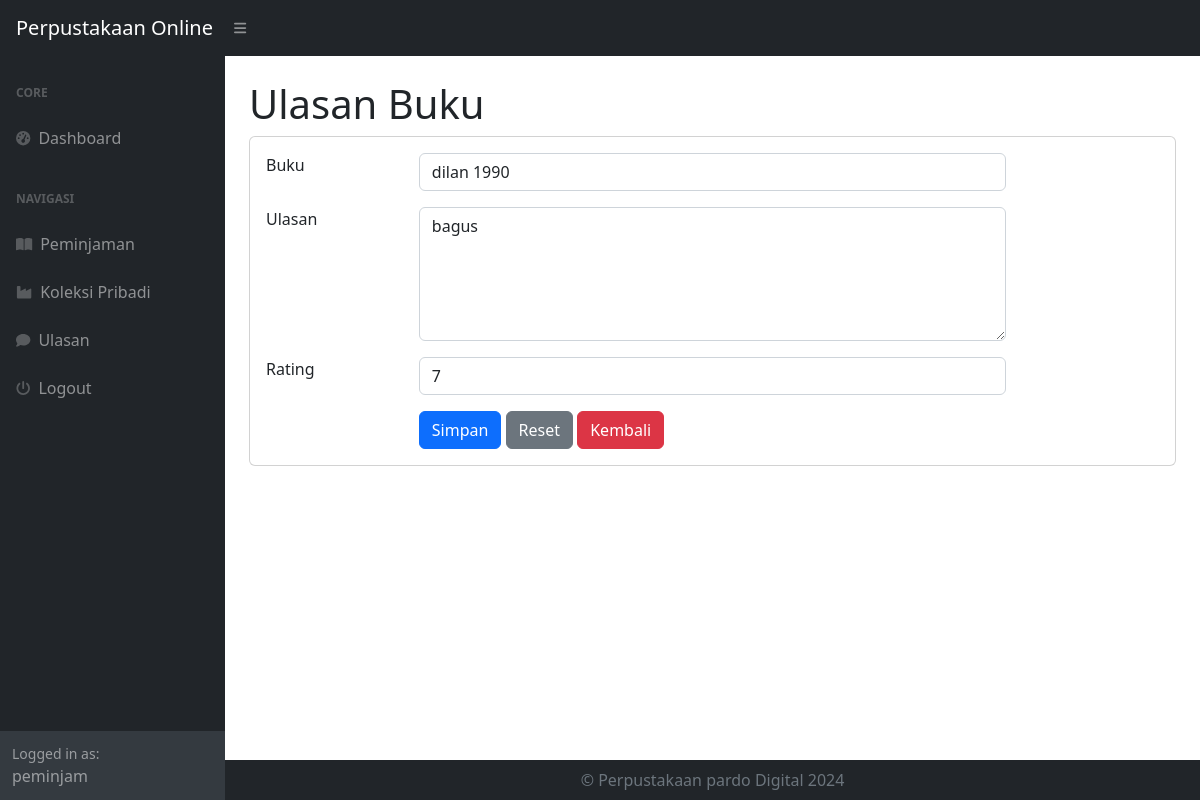
The page /index.php?page=ulasan_ubah&&id=11 (signed in) on the database its author committed.
### tables this page shows
CREATE TABLE `ulasan` (
  `id_ulasan` int(11) NOT NULL,
  `id_user` int(11) DEFAULT NULL,
  `id_buku` int(11) DEFAULT NULL,
  `ulasan` text DEFAULT NULL,
  `rating` int(11) DEFAULT NULL
);

CREATE TABLE `buku` (
  `id_buku` int(11) NOT NULL,
  `id_kategori` int(11) DEFAULT NULL,
  `judul` varchar(225) DEFAULT NULL,
  `penulis` varchar(225) DEFAULT NULL,
  `penerbit` varchar(225) DEFAULT NULL,
  `tahun_terbit` varchar(225) DEFAULT NULL,
  `deskripsi` text DEFAULT NULL
);

### ulasan_ubah.php (the view, shortened to what this page needs)
<h1 class="mt-4">Ulasan Buku</h1>
<div class="card">
    <div class="card-body">
        <div class="row">
            <div class="col-md-12">
                <form method="post">
                    <?php
                    $id = $_GET['id'];
                    $query = mysqli_query($koneksi, "SELECT * FROM ulasan WHERE id_ulasan=$id");
                    $data = mysqli_fetch_array($query);
                    ?>
                    <div class="row mb-3">
                        <div class="col-md-2">Buku</div>
                        <div class="col-md-8">
                            <select name="id_buku" class="form-control">
                                <?php
                                $buk = mysqli_query($koneksi, "SELECT * FROM buku");
                                while ($buku = mysqli_fetch_array($buk)) {
                                ?>
                                    <option <?php if ($data['id_buku'] == $buku['id_buku']) echo 'selected'; ?> value="<?php echo $buku['id_buku']; ?>"><?php echo $buku['judul']; ?></option>
                                <?php
                                }
                                ?>
                            </select>
                        </div>
                    </div>
                    <div class="row mb-3">
                        <div class="col-md-2">Ulasan</div>
                        <div class="col-md-8">
                            <textarea name="ulasan" rows="5" class="form-control"><?php echo $data['ulasan']; ?></textarea>
                        </div>
                    </div>
                    <div class="row mb-3">
                        <div class="col-md-2">Rating</div>
                        <div class="col-md-8">
                            <select name="rating" class="form-control">
                                <?php
                                for ($i = 1; $i <= 10; $i++) {
                                ?>
                                    <option <?php if ($data['rating'] == $i) echo 'selected'; ?>><?php echo $i; ?></option>
                                <?php
                                }
                                ?>
                            </select>
                        </div>
                    </div>
                    <div class="row">
                        <div class="col-md-2"></div>
                        <div class="col-md-8">
                            <button type="submit" class="btn btn-primary" name="submit" value="submit">Simpan</button>
                            <button type="reset" class="btn btn-secondary">Reset</button>
                            <a href="?page=ulasan" class="btn btn-danger">Kembali</a>
                        </div>
                    </div>
                </form>
            </div>
        </div>
    </div>
</div>

### index.php (style rules this page uses)
body { background-image: url('path/to/your/image.jpg'); background-size: cover; background-position: center; }

### rows shown on the page
ulasan: id_buku "dilan 1990", ulasan "bagus", rating "7"

### other values the page prints
$_SESSION['user']['nama'] "peminjam"
